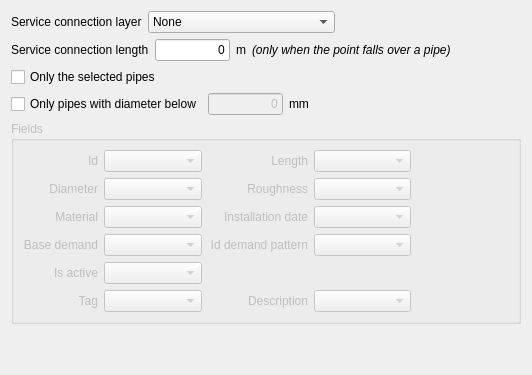
               <widget class="QWidget" name="tabServiceConnections">
                <attribute name="title">
                 <string>Service Connections</string>
                </attribute>
                <layout class="QGridLayout" name="gridLayout_36">
                 <item row="0" column="0">
                  <layout class="QGridLayout" name="gridLayout_33">
                   <item row="5" column="0">
                    <spacer name="verticalSpacer_9">
                     <property name="orientation">
                      <enum>Qt::Vertical</enum>
                     </property>
                     <property name="sizeHint" stdset="0">
                      <size>
                       <width>20</width>
                       <height>40</height>
                      </size>
                     </property>
                    </spacer>
                   </item>
                   <item row="0" column="0">
                    <layout class="QHBoxLayout" name="horizontalLayout_20">
                     <item>
                      <widget class="QLabel" name="label_53">
                       <property name="text">
                        <string>Service connection layer</string>
                       </property>
                      </widget>
                     </item>
                     <item>
                      <widget class="QComboBox" name="cbServiceConnectionLayer">
                       <property name="sizePolicy">
                        <sizepolicy hsizetype="Expanding" vsizetype="Fixed">
                         <horstretch>0</horstretch>
                         <verstretch>0</verstretch>
                        </sizepolicy>
                       </property>
                       <item>
                        <property name="text">
                         <string>None</string>
                        </property>
                       </item>
                      </widget>
                     </item>
                     <item>
                      <spacer name="horizontalSpacer_35">
                       <property name="orientation">
                        <enum>Qt::Horizontal</enum>
                       </property>
                       <property name="sizeHint" stdset="0">
                        <size>
                         <width>40</width>
                         <height>20</height>
                        </size>
                       </property>
                      </spacer>
                     </item>
                    </layout>
                   </item>
                   <item row="4" column="0">
                    <widget class="QGroupBox" name="gbServiceConnection">
                     <property name="enabled">
                      <bool>false</bool>
                     </property>
                     <property name="sizePolicy">
                      <sizepolicy hsizetype="Expanding" vsizetype="Fixed">
                       <horstretch>0</horstretch>
                       <verstretch>0</verstretch>
                      </sizepolicy>
                     </property>
                     <property name="title">
                      <string>Fields</string>
                     </property>
                     <layout class="QGridLayout" name="gridLayout_34">
                      <item row="0" column="1">
                       <layout class="QGridLayout" name="gridLayout_35">
                        <item row="5" column="0">
                         <widget class="QLabel" name="label_89">
                          <property name="minimumSize">
                           <size>
                            <width>70</width>
                            <height>0</height>
                           </size>
                          </property>
                          <property name="text">
                           <string>Tag</string>
                          </property>
                          <property name="alignment">
                           <set>Qt::AlignRight|Qt::AlignTrailing|Qt::AlignVCenter</set>
                          </property>
                         </widget>
                        </item>
                        <item row="0" column="3">
                         <widget class="QComboBox" name="cbServiceConnection_Length">
                          <property name="sizePolicy">
                           <sizepolicy hsizetype="Expanding" vsizetype="Fixed">
                            <horstretch>0</horstretch>
                            <verstretch>0</verstretch>
                           </sizepolicy>
                          </property>
                         </widget>
                        </item>
                        <item row="5" column="2">
                         <widget class="QLabel" name="label_52">
                          <property name="minimumSize">
                           <size>
                            <width>100</width>
                            <height>0</height>
                           </size>
                          </property>
                          <property name="text">
                           <string>Description</string>
                          </property>
                          <property name="alignment">
                           <set>Qt::AlignRight|Qt::AlignTrailing|Qt::AlignVCenter</set>
                          </property>
                         </widget>
                        </item>
                        <item row="0" column="4">
                         <spacer name="horizontalSpacer_31">
                          <property name="orientation">
                           <enum>Qt::Horizontal</enum>
                          </property>
                          <property name="sizeHint" stdset="0">
                           <size>
                            <width>40</width>
                            <height>20</height>
                           </size>
                          </property>
                         </spacer>
                        </item>
                        <item row="1" column="4">
                         <spacer name="horizontalSpacer_26">
                          <property name="orientation">
                           <enum>Qt::Horizontal</enum>
                          </property>
                          <property name="sizeHint" stdset="0">
                           <size>
                            <width>40</width>
                            <height>20</height>
                           </size>
                          </property>
                         </spacer>
                        </item>
                        <item row="5" column="1">
                         <widget class="QComboBox" name="cbServiceConnection_Tag">
                          <property name="sizePolicy">
                           <sizepolicy hsizetype="Expanding" vsizetype="Fixed">
                            <horstretch>0</horstretch>
                            <verstretch>0</verstretch>
                           </sizepolicy>
                          </property>
                         </widget>
                        </item>
                        <item row="4" column="4">
                         <spacer name="horizontalSpacer_28">
                          <property name="orientation">
                           <enum>Qt::Horizontal</enum>
                          </property>
                          <property name="sizeHint" stdset="0">
                           <size>
                            <width>40</width>
                            <height>20</height>
                           </size>
                          </property>
                         </spacer>
                        </item>
                        <item row="0" column="2">
                         <widget class="QLabel" name="label_57">
                          <property name="minimumSize">
                           <size>
                            <width>70</width>
                            <height>0</height>
                           </size>
                          </property>
                          <property name="text">
                           <string>Length</string>
                          </property>
                          <property name="alignment">
                           <set>Qt::AlignRight|Qt::AlignTrailing|Qt::AlignVCenter</set>
                          </property>
                         </widget>
                        </item>
                        <item row="0" column="0">
                         <widget class="QLabel" name="label_38">
                          <property name="minimumSize">
                           <size>
                            <width>70</width>
                            <height>0</height>
                           </size>
                          </property>
                          <property name="text">
                           <string>Id</string>
                          </property>
                          <property name="alignment">
                           <set>Qt::AlignRight|Qt::AlignTrailing|Qt::AlignVCenter</set>
                          </property>
                         </widget>
                        </item>
                        <item row="1" column="1">
                         <widget class="QComboBox" name="cbServiceConnection_Diameter">
                          <property name="sizePolicy">
                           <sizepolicy hsizetype="Expanding" vsizetype="Fixed">
                            <horstretch>0</horstretch>
                            <verstretch>0</verstretch>
                           </sizepolicy>
                          </property>
                         </widget>
                        </item>
                        <item row="0" column="1">
                         <widget class="QComboBox" name="cbServiceConnection_Id">
                          <property name="sizePolicy">
                           <sizepolicy hsizetype="Expanding" vsizetype="Fixed">
                            <horstretch>0</horstretch>
                            <verstretch>0</verstretch>
                           </sizepolicy>
                          </property>
                         </widget>
                        </item>
                        <item row="1" column="0">
                         <widget class="QLabel" name="label_61">
                          <property name="minimumSize">
                           <size>
                            <width>70</width>
                            <height>0</height>
                           </size>
                          </property>
                          <property name="text">
                           <string>Diameter</string>
                          </property>
                          <property name="alignment">
                           <set>Qt::AlignRight|Qt::AlignTrailing|Qt::AlignVCenter</set>
                          </property>
                         </widget>
                        </item>
                        <item row="5" column="4">
                         <spacer name="horizontalSpacer_49">
                          <property name="orientation">
                           <enum>Qt::Horizontal</enum>
                          </property>
                          <property name="sizeHint" stdset="0">
                           <size>
                            <width>40</width>
                            <height>20</height>
                           </size>
                          </property>
                         </spacer>
                        </item>
                        <item row="1" column="2">
                         <widget class="QLabel" name="label_90">
                          <property name="minimumSize">
                           <size>
                            <width>70</width>
                            <height>0</height>
                           </size>
                          </property>
                          <property name="text">
                           <string>Roughness</string>
                          </property>
                          <property name="alignment">
                           <set>Qt::AlignRight|Qt::AlignTrailing|Qt::AlignVCenter</set>
                          </property>
                         </widget>
                        </item>
                        <item row="2" column="1">
                         <widget class="QComboBox" name="cbServiceConnection_Material">
                          <property name="sizePolicy">
                           <sizepolicy hsizetype="Expanding" vsizetype="Fixed">
                            <horstretch>0</horstretch>
                            <verstretch>0</verstretch>
                           </sizepolicy>
                          </property>
                         </widget>
                        </item>
                        <item row="2" column="4">
                         <spacer name="horizontalSpacer_48">
                          <property name="orientation">
                           <enum>Qt::Horizontal</enum>
                          </property>
                          <property name="sizeHint" stdset="0">
                           <size>
                            <width>40</width>
                            <height>20</height>
                           </size>
                          </property>
                         </spacer>
                        </item>
                        <item row="1" column="3">
                         <widget class="QComboBox" name="cbServiceConnection_Roughness">
                          <property name="sizePolicy">
                           <sizepolicy hsizetype="Expanding" vsizetype="Fixed">
                            <horstretch>0</horstretch>
                            <verstretch>0</verstretch>
                           </sizepolicy>
                          </property>
                         </widget>
                        </item>
                        <item row="5" column="3">
                         <widget class="QComboBox" name="cbServiceConnection_Descr">
                          <property name="sizePolicy">
                           <sizepolicy hsizetype="Expanding" vsizetype="Fixed">
                            <horstretch>0</horstretch>
                            <verstretch>0</verstretch>
                           </sizepolicy>
                          </property>
                         </widget>
                        </item>
                        <item row="2" column="0">
                         <widget class="QLabel" name="label_67">
                          <property name="minimumSize">
                           <size>
                            <width>70</width>
                            <height>0</height>
                           </size>
                          </property>
                          <property name="text">
                           <string>Material</string>
                          </property>
                          <property name="alignment">
                           <set>Qt::AlignRight|Qt::AlignTrailing|Qt::AlignVCenter</set>
                          </property>
                         </widget>
                        </item>
                        <item row="3" column="0">
                         <widget class="QLabel" name="label_91">
                          <property name="minimumSize">
                           <size>
                            <width>70</width>
                            <height>0</height>
                           </size>
                          </property>
                          <property name="text">
                           <string>Base demand</string>
                          </property>
                          <property name="alignment">
                           <set>Qt::AlignRight|Qt::AlignTrailing|Qt::AlignVCenter</set>
                          </property>
                         </widget>
                        </item>
                        <item row="3" column="1">
                         <widget class="QComboBox" name="cbServiceConnection_Demand">
                          <property name="sizePolicy">
                           <sizepolicy hsizetype="Expanding" vsizetype="Fixed">
                            <horstretch>0</horstretch>
                            <verstretch>0</verstretch>
                           </sizepolicy>
                          </property>
                         </widget>
                        </item>
                        <item row="3" column="2">
                         <widget class="QLabel" name="label_92">
                          <property name="minimumSize">
                           <size>
                            <width>70</width>
                            <height>0</height>
                           </size>
                          </property>
                          <property name="text">
                           <string>Id demand pattern</string>
                          </property>
                          <property name="alignment">
                           <set>Qt::AlignRight|Qt::AlignTrailing|Qt::AlignVCenter</set>
                          </property>
                         </widget>
                        </item>
                        <item row="3" column="3">
                         <widget class="QComboBox" name="cbServiceConnection_Pattern">
                          <property name="sizePolicy">
                           <sizepolicy hsizetype="Expanding" vsizetype="Fixed">
                            <horstretch>0</horstretch>
                            <verstretch>0</verstretch>
                           </sizepolicy>
                          </property>
                         </widget>
                        </item>
                        <item row="2" column="2">
                         <widget class="QLabel" name="label_88">
                          <property name="minimumSize">
                           <size>
                            <width>70</width>
                            <height>0</height>
                           </size>
                          </property>
                          <property name="text">
                           <string>Installation date</string>
                          </property>
                          <property name="alignment">
                           <set>Qt::AlignRight|Qt::AlignTrailing|Qt::AlignVCenter</set>
                          </property>
                         </widget>
                        </item>
                        <item row="2" column="3">
                         <widget class="QComboBox" name="cbServiceConnection_InstDate">
                          <property name="sizePolicy">
                           <sizepolicy hsizetype="Expanding" vsizetype="Fixed">
                            <horstretch>0</horstretch>
                            <verstretch>0</verstretch>
                           </sizepolicy>
                          </property>
                         </widget>
                        </item>
                        <item row="4" column="0">
                         <widget class="QLabel" name="label_62">
                          <property name="minimumSize">
                           <size>
                            <width>70</width>
                            <height>0</height>
                           </size>
                          </property>
                          <property name="text">
                           <string>Is active</string>
                          </property>
                          <property name="alignment">
                           <set>Qt::AlignRight|Qt::AlignTrailing|Qt::AlignVCenter</set>
                          </property>
                         </widget>
                        </item>
                        <item row="4" column="1">
                         <widget class="QComboBox" name="cbServiceConnection_IsActive">
                          <property name="sizePolicy">
                           <sizepolicy hsizetype="Expanding" vsizetype="Fixed">
                            <horstretch>0</horstretch>
                            <verstretch>0</verstretch>
                           </sizepolicy>
                          </property>
                         </widget>
                        </item>
                       </layout>
                      </item>
                     </layout>
                    </widget>
                   </item>
                   <item row="1" column="0">
                    <layout class="QHBoxLayout" name="horizontalLayout_10">
                     <item>
                      <widget class="QLabel" name="label_98">
                       <property name="text">
                        <string>Service connection length</string>
                       </property>
                      </widget>
                     </item>
                     <item>
                      <widget class="QLineEdit" name="tbScLength">
                       <property name="maximumSize">
                        <size>
                         <width>75</width>
                         <height>16777215</height>
                        </size>
                       </property>
                       <property name="text">
                        <string>0</string>
                       </property>
                       <property name="cursorPosition">
                        <number>1</number>
                       </property>
                       <property name="alignment">
                        <set>Qt::AlignRight|Qt::AlignTrailing|Qt::AlignVCenter</set>
                       </property>
                       <property name="readOnly">
                        <bool>false</bool>
                       </property>
                       <property name="cursorMoveStyle">
                        <enum>Qt::VisualMoveStyle</enum>
                       </property>
                      </widget>
                     </item>
                     <item>
                      <widget class="QLabel" name="lbUnits_2">
                       <property name="toolTip">
                        <string>Length units of the project</string>
                       </property>
                       <property name="frameShape">
                        <enum>QFrame::NoFrame</enum>
                       </property>
                       <property name="text">
                        <string>m</string>
                       </property>
                      </widget>
                     </item>
                     <item>
                      <widget class="QLabel" name="label_99">
                       <property name="font">
                        <font>
                         <italic>true</italic>
                        </font>
                       </property>
                       <property name="text">
                        <string>(only when the point falls over a pipe)</string>
                       </property>
                      </widget>
                     </item>
                     <item>
                      <spacer name="horizontalSpacer_56">
                       <property name="orientation">
                        <enum>Qt::Horizontal</enum>
                       </property>
                       <property name="sizeHint" stdset="0">
                        <size>
                         <width>70</width>
                         <height>20</height>
                        </size>
                       </property>
                      </spacer>
                     </item>
                    </layout>
                   </item>
                   <item row="2" column="0">
                    <layout class="QHBoxLayout" name="horizontalLayout_scSelectedPipes">
                     <item>
                      <widget class="QCheckBox" name="chkScSelectedPipes">
                       <property name="toolTip">
                        <string>Only the pipes currently selected in the Pipes layer are candidates to host the service connections</string>
                       </property>
                       <property name="text">
                        <string>Only the selected pipes</string>
                       </property>
                      </widget>
                     </item>
                     <item>
                      <widget class="QLabel" name="lbScSelectedPipes">
                       <property name="font">
                        <font>
                         <italic>true</italic>
                        </font>
                       </property>
                       <property name="text">
                        <string/>
                       </property>
                      </widget>
                     </item>
                     <item>
                      <spacer name="horizontalSpacer_scSelectedPipes">
                       <property name="orientation">
                        <enum>Qt::Horizontal</enum>
                       </property>
                       <property name="sizeHint" stdset="0">
                        <size>
                         <width>70</width>
                         <height>20</height>
                        </size>
                       </property>
                      </spacer>
                     </item>
                    </layout>
                   </item>
                   <item row="3" column="0">
                    <layout class="QHBoxLayout" name="horizontalLayout_scMaxDiameter">
                     <item>
                      <widget class="QCheckBox" name="chkScMaxDiameter">
                       <property name="toolTip">
                        <string>Only pipes with a diameter below this value are candidates to host the service connections</string>
                       </property>
                       <property name="text">
                        <string>Only pipes with diameter below</string>
                       </property>
                      </widget>
                     </item>
                     <item>
                      <widget class="QLineEdit" name="tbScMaxDiameter">
                       <property name="enabled">
                        <bool>false</bool>
                       </property>
                       <property name="maximumSize">
                        <size>
                         <width>75</width>
                         <height>16777215</height>
                        </size>
                       </property>
                       <property name="text">
                        <string>0</string>
                       </property>
                       <property name="alignment">
                        <set>Qt::AlignRight|Qt::AlignTrailing|Qt::AlignVCenter</set>
                       </property>
                      </widget>
                     </item>
                     <item>
                      <widget class="QLabel" name="lbScDiameterUnits">
                       <property name="toolTip">
                        <string>Diameter units of the project</string>
                       </property>
                       <property name="text">
                        <string>mm</string>
                       </property>
                      </widget>
                     </item>
                     <item>
                      <spacer name="horizontalSpacer_scMaxDiameter">
                       <property name="orientation">
                        <enum>Qt::Horizontal</enum>
                       </property>
                       <property name="sizeHint" stdset="0">
                        <size>
                         <width>70</width>
                         <height>20</height>
                        </size>
                       </property>
                      </spacer>
                     </item>
                    </layout>
                   </item>
                  </layout>
                 </item>
                </layout>
               </widget>
